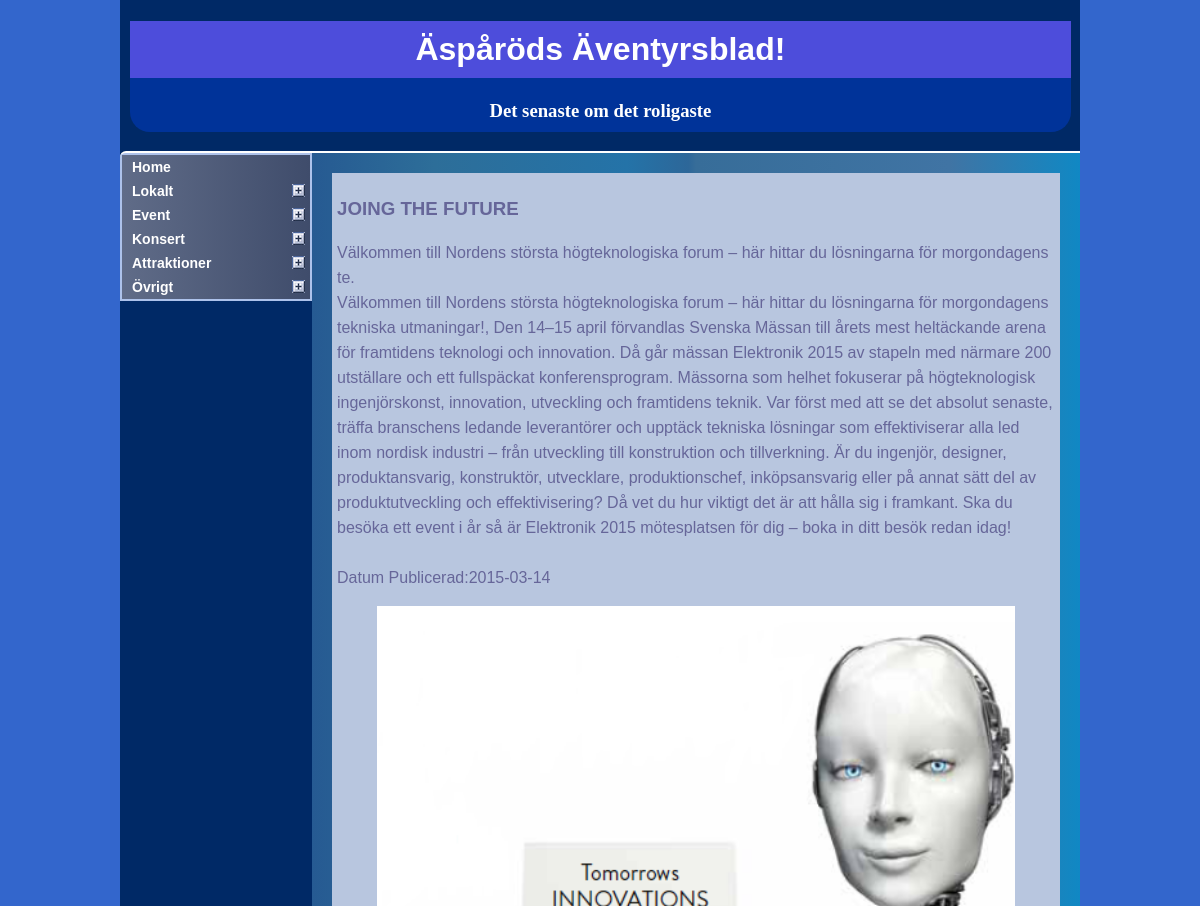
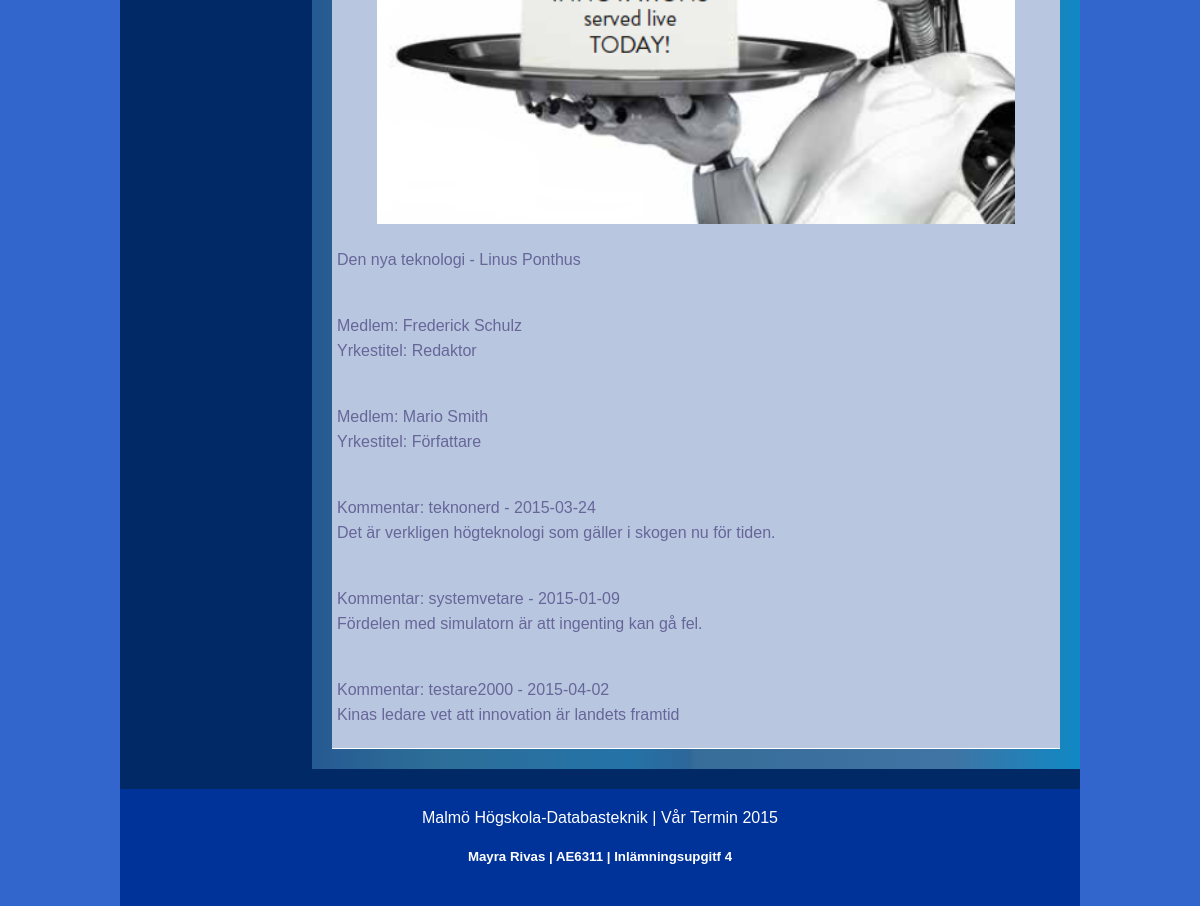
Screenshot of /webbartikel.php?MyIdArticle=2 with the database file from the repository (2 pictures, top to bottom).
### tables this page shows
CREATE TABLE IF NOT EXISTS `huvudkategori` (
  `Id_Huvudkategori` int(11) NOT NULL,
  `Huvudkategori_typ` varchar(20) DEFAULT NULL
);

CREATE TABLE IF NOT EXISTS `har` (
  `Id_Artikel` int(11) NOT NULL DEFAULT '0',
  `Id_Bild` int(11) NOT NULL DEFAULT '0',
  `BildText` varchar(255) DEFAULT NULL
);

CREATE TABLE IF NOT EXISTS `artikel` (
  `Id_Artikel` int(11) NOT NULL,
  `Rubrik` varchar(60) DEFAULT NULL,
  `Ingress` varchar(100) DEFAULT NULL,
  `Brodtext` longtext,
  `Datum_publicerad` date DEFAULT NULL,
  `Id_Subkategori` int(11) DEFAULT NULL
);

CREATE TABLE IF NOT EXISTS `bild` (
  `Id_Bild` int(11) NOT NULL,
  `Beskrivning` varchar(20) DEFAULT NULL,
  `Hojd` int(11) DEFAULT NULL,
  `Bredd` int(11) DEFAULT NULL,
  `Namn_fotograf` varchar(20) DEFAULT NULL,
  `Bild_sokvag` varchar(255) DEFAULT NULL
);

CREATE TABLE IF NOT EXISTS `skriv` (
  `Id_Artikel` int(11) NOT NULL DEFAULT '0',
  `Id_Medlem` int(11) NOT NULL DEFAULT '0'
);

CREATE TABLE IF NOT EXISTS `medlem` (
  `Id_Medlem` int(11) NOT NULL,
  `Anvendarnamn` varchar(15) DEFAULT NULL,
  `Namn` varchar(50) DEFAULT NULL,
  `Yrkestitel` varchar(30) DEFAULT NULL,
  `Losenord` varchar(15) DEFAULT NULL
);

CREATE TABLE IF NOT EXISTS `kommentar` (
  `Id_Kommentar` int(11) NOT NULL,
  `Användarnamn` varchar(15) DEFAULT NULL,
  `Text_kommentar` varchar(255) DEFAULT NULL,
  `Datum_Kommentar` date DEFAULT NULL,
  `Id_Artikel` int(11) DEFAULT NULL
);

### php/menu.php (the view, shortened to what this page needs)
<?php
	include 'connection.php';
	$category = mysql_query("SELECT Id_Huvudkategori, Huvudkategori_Typ FROM huvudkategori", $link);
	if ($row_categ = mysql_fetch_array($category)){
		echo "<div class='glossymenu'>";
		echo "<a class='menuitem' href='index.php'>Home</a>";
		do {
			$subcategory = mysql_query("SELECT Id_Subkategori, Subkategori_Namn FROM subkategori WHERE Id_Huvudkategori=".$row_categ["Id_Huvudkategori"], $link);
			if ($row_subcateg = mysql_fetch_array($subcategory)){
				echo "<a class='menuitem submenuheader' href='artikel.php?MyIdHuv=".$row_categ["Id_Huvudkategori"]."'>".$row_categ["Huvudkategori_Typ"]."</a>";
			}
			else {
				echo "<a class='menuitem' href='artikel.php?MyIdHuv=".$row_categ["Id_Huvudkategori"]."&MyIdSub=-1'>".$row_categ["Huvudkategori_Typ"]."</a>";
			}
		} while ($row_categ = mysql_fetch_array($category));
		echo "</div>";
	} else {
		echo "¡ Databasen är tom!";
	}
?>

### php/Consult5.php (shortened to what this page needs)
<?php
	include 'connection.php';
	$MyIdArtikel=$_GET['MyIdArticle'];
	$Artikel = mysql_query("SELECT artikel.Rubrik, artikel.Ingress, artikel.Brodtext, artikel.Datum_Publicerad FROM artikel WHERE Id_Artikel=".$MyIdArtikel.";", $link);
	$Medlem = mysql_query("SELECT medlem.Namn, medlem.Yrkestitel, skriv.Id_Medlem FROM medlem, skriv WHERE skriv.Id_Medlem = medlem.Id_Medlem AND Skriv.Id_Artikel = ".$MyIdArtikel.";", $link);
	$Bild = mysql_query("SELECT har.Id_Artikel, bild.Id_Bild, bild.Beskrivning, bild.Namn_Fotograf, har.BildText, bild.Bild_sokvag, bild.Hojd, bild.Bredd FROM bild, har WHERE har.Id_Artikel = ".$MyIdArtikel." AND bild.Id_Bild = har.Id_Bild;", $link);
	$Kommentar = mysql_query("SELECT * FROM kommentar WHERE kommentar.Id_Artikel = ".$MyIdArtikel." ;", $link);
	if ($row_categ = mysql_fetch_array($Artikel)){
		do {
			echo "<article>";
			echo "<h3>".$row_categ["Rubrik"]."</h3>";
			echo "<p>".$row_categ["Ingress"].".<br/>".$row_categ["Brodtext"]."<br/><br/>Datum Publicerad:".$row_categ["Datum_Publicerad"]."</p>";
			if ($row_bild = mysql_fetch_array($Bild)){
				echo "<figure><img src='".$row_bild["Bild_sokvag"]."' width=".$row_bild["Bredd"]."px heigh=".$row_bild["Hojd"]."<px></figure><figcaption>".$row_bild["Beskrivning"]." - ".$row_bild["Namn_Fotograf"]. "</figcaption>";
			}
			if ($row_medlem = mysql_fetch_array($Medlem)){
				do {
					echo "<p> <br/>Medlem: ".$row_medlem[0]."<br/>Yrkestitel: ".$row_medlem[1]."</p>";
				} while ($row_medlem = mysql_fetch_array($Medlem));
			}
			if ($row_kommentar = mysql_fetch_array($Kommentar)){
				do {
					echo "<p> <br/>Kommentar: ".$row_kommentar[1]." - ".$row_kommentar[3]."<br/>".$row_kommentar[2]."</p>";
				} while ($row_kommentar = mysql_fetch_array($Kommentar));
			}
			echo "</article>";
		} while ($row_categ = mysql_fetch_array($Artikel));
	} else {
		echo "¡ Databasen är tom !";
	}
?>

### css/styles.css (style rules this page uses)
body { background:#3366CC; font-family:Arial; }
section img { width:100%; height:auto; }
article { padding:5px; color:#666699; border-bottom:1px solid white; background: rgb(184,198,223); background: -moz-linear-gradient(left, rgba(184,198,223,1) 28%, rgba(184,198,223,1) 97%); background: -webkit-gradient(linear, left top, right top, color-stop(28%,rgba(184,198,223,1)), color-stop(97%,rgba(184,198,223,1))); background: -webkit-linear-gradient(left, rgba(184,198,223,1) 28%,rgba(184,198,223,1) 97%); background: -o-linear-gradient(left, rgba(184,198,223,1) 28%,rgba(184,198,223,1) 97%); background: -ms-linear-gradient(left, rgba(184,198,223,1) 28%,rgba(184,198,223,1) 97%); background: linear-gradient(to right, rgba(184,198,223,1) 28%,rgba(184,198,223,1) 97%); filter: progid:DXImageTransform.Microsoft.gradient( startColorstr='#b8c6df', endColorstr='#b8c6df',GradientType=1 ); line-height:25px; }

### css/ddaccordion.css (style rules this page uses)
.glossymenu { margin: 1px; padding: 1px; width: 98%; }
.glossymenu a.menuitem { font: bold 14px "Lucida Grande", "Trebuchet MS", Verdana, Helvetica, sans-serif; color: white; display: block; position: relative; width: auto; padding: 4px 0; padding-left: 10px; text-decoration: none; background: rgb(96,108,136); background: -moz-linear-gradient(left, rgba(96,108,136,1) 0%, rgba(63,76,107,1) 100%); background: -webkit-gradient(linear, left top, right top, color-stop(0%,rgba(96,108,136,1)), color-stop(100%,rgba(63,76,107,1))); background: -webkit-linear-gradient(left, rgba(96,108,136,1) 0%,rgba(63,76,107,1) 100%); background: -o-linear-gradient(left, rgba(96,108,136,1) 0%,rgba(63,76,107,1) 100%); background: -ms-linear-gradient(left, rgba(96,108,136,1) 0%,rgba(63,76,107,1) 100%); background: linear-gradient(to right, rgba(96,108,136,1) 0%,rgba(63,76,107,1) 100%); filter: progid:DXImageTransform.Microsoft.gradient( startColorstr='#606c88', endColorstr='#3f4c6b',GradientType=1 ); }

### rows the page displays
huvudkategori: Huvudkategori_typ "Lokalt"
huvudkategori: Huvudkategori_typ "Event"
huvudkategori: Huvudkategori_typ "Konsert"
huvudkategori: Huvudkategori_typ "Attraktioner"
huvudkategori: Huvudkategori_typ "Övrigt"
har: Id_Artikel.Rubrik "JOING THE FUTURE", Id_Artikel.Ingress "Välkommen till Nordens största högteknologiska forum – här hittar du lösningarna för morgondagens te", Id_Artikel.Brodtext "Välkommen till Nordens största högteknologiska forum – här hittar du lösningarna för morgondagens tekniska utmaningar!, Den 14–15 april förvandlas Svenska Mässan till årets mest heltäckande arena för framtidens teknologi och innovation. Då går mässan Elektronik 2015 av stapeln med närmare 200 utställare och ett fullspäckat konferensprogram. Mässorna som helhet fokuserar på högteknologisk ingenjörskonst, innovation, utveckling och framtidens teknik. Var först med att se det absolut senaste, träffa branschens ledande leverantörer och upptäck tekniska lösningar som effektiviserar alla led inom nordisk industri – från utveckling till konstruktion och tillverkning. Är du ingenjör, designer,…", Id_Artikel.Datum_publicerad "2015-03-14", Id_Bild.Hojd (picture), Id_Bild.Beskrivning "Den nya teknologi", Id_Bild.Namn_fotograf "Linus Ponthus"
skriv: Id_Medlem.Namn "Frederick Schulz", Id_Medlem.Yrkestitel "Redaktor"
skriv: Id_Medlem.Namn "Mario Smith", Id_Medlem.Yrkestitel "Författare"
kommentar: Användarnamn "teknonerd", Datum_Kommentar "2015-03-24", Text_kommentar "Det är verkligen högteknologi som gäller i skogen nu för tiden."
kommentar: Användarnamn "systemvetare", Datum_Kommentar "2015-01-09", Text_kommentar "Fördelen med simulatorn är att ingenting kan gå fel."
kommentar: Användarnamn "testare2000", Datum_Kommentar "2015-04-02", Text_kommentar "Kinas ledare vet att innovation är landets framtid"
